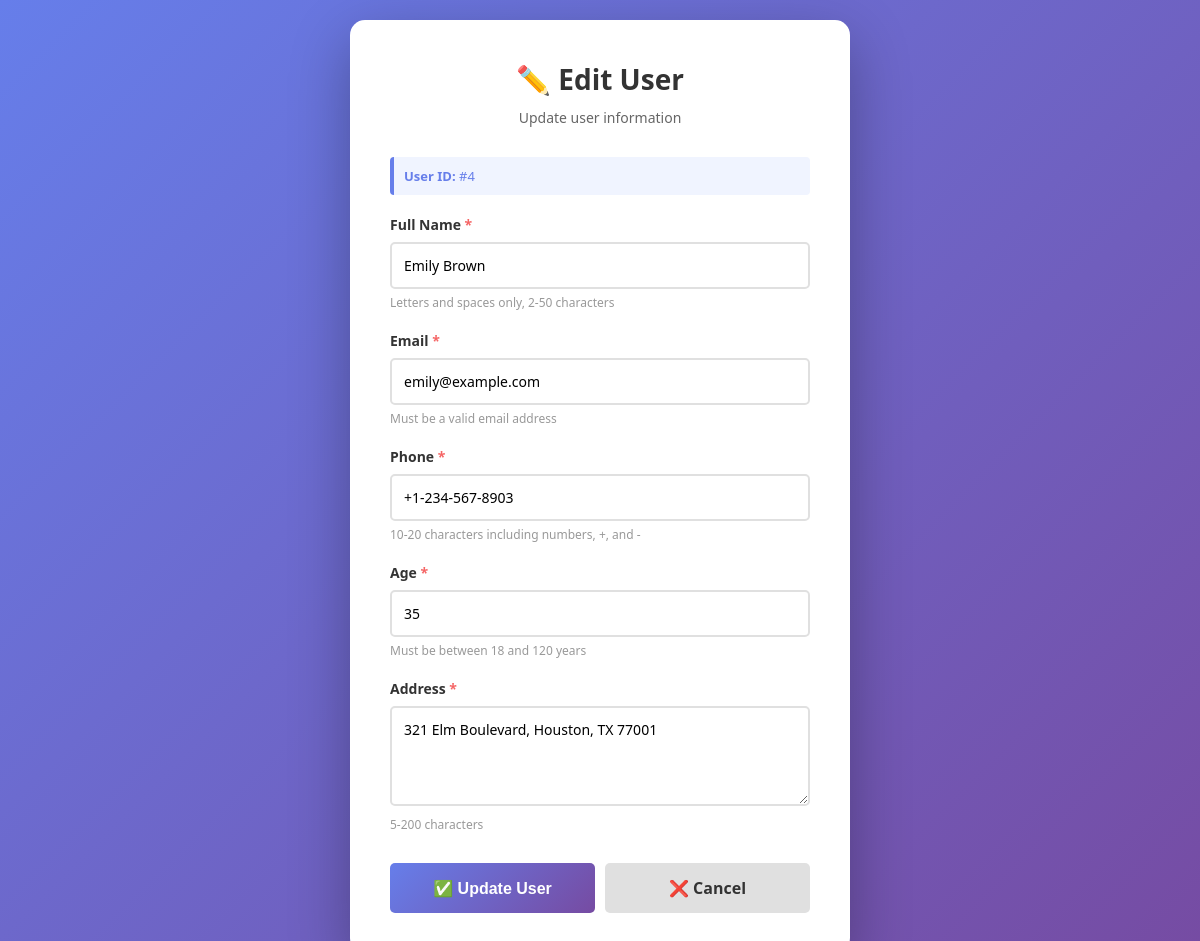
The app's page /edit.php?id=4 with its own data.
### tables this page shows
CREATE TABLE IF NOT EXISTS users (
    id INT AUTO_INCREMENT PRIMARY KEY,
    name VARCHAR(50) NOT NULL,
    email VARCHAR(100) NOT NULL UNIQUE,
    phone VARCHAR(20) NOT NULL,
    age INT NOT NULL CHECK (age >= 18 AND age <= 120),
    address VARCHAR(200) NOT NULL,
    created_at TIMESTAMP DEFAULT CURRENT_TIMESTAMP,
    updated_at TIMESTAMP DEFAULT CURRENT_TIMESTAMP ON UPDATE CURRENT_TIMESTAMP,
    
     
    INDEX idx_email (email),
    INDEX idx_name (name),
    INDEX idx_phone (phone),
    INDEX idx_created_at (created_at)
);

### config.php (called while the page is built, shortened)
<?php
class User {
    private $pdo;
    public function __construct($pdo) {
        $this->pdo = $pdo;
    }
    public function getById($id) {
        try {
            $sql = "SELECT * FROM users WHERE id = ?";
            $stmt = $this->pdo->prepare($sql);
            $stmt->execute([$id]);
            return $stmt->fetch();
        } catch (PDOException $e) {
            return null;
        }
    }
}
?>

### edit.php (the view, shortened to what this page needs)
<?php
require_once 'config.php';
$user_obj = new User($pdo);
$errors = [];
$formData = [];
$userId = $_GET['id'] ?? null;
$user = $user_obj->getById($userId);
if ($_SERVER['REQUEST_METHOD'] === 'POST') {
    $formData = [
        'name' => $_POST['name'] ?? '',
        'email' => $_POST['email'] ?? '',
        'phone' => $_POST['phone'] ?? '',
        'age' => $_POST['age'] ?? '',
        'address' => $_POST['address'] ?? ''
    ];
    $result = $user_obj->update($userId, $formData);
    if ($result['valid']) {
        $_SESSION['message'] = $result['message'];
        header('Location: index.php');
        exit;
    } else {
        $errors[] = $result['error'];
    }
} else {
    $formData = $user;
}
?>
<!DOCTYPE html>
<html lang="en">
<head>
</head>
<body>
    <div class="container">
        <div class="header">
            <h1>✏️ Edit User</h1>
            <p>Update user information</p>
        </div>
        <div class="user-id">
            <strong>User ID:</strong> #<?php echo htmlspecialchars($userId); ?>
        </div>
        <form method="POST" novalidate>
            <div class="form-group">
                <label for="name">Full Name <span class="required">*</span></label>
                <input
                    type="text"
                    id="name"
                    name="name"
                    value="<?php echo htmlspecialchars($formData['name'] ?? ''); ?>"
                    placeholder="John Doe"
                    required
                >
                <div class="form-hint">Letters and spaces only, 2-50 characters</div>
            </div>
            <div class="form-group">
                <label for="email">Email <span class="required">*</span></label>
                <input
                    type="email"
                    id="email"
                    name="email"
                    value="<?php echo htmlspecialchars($formData['email'] ?? ''); ?>"
                    placeholder="john@example.com"
                    required
                >
                <div class="form-hint">Must be a valid email address</div>
            </div>
            <div class="form-group">
                <label for="phone">Phone <span class="required">*</span></label>
                <input
                    type="tel"
                    id="phone"
                    name="phone"
                    value="<?php echo htmlspecialchars($formData['phone'] ?? ''); ?>"
                    placeholder="+1-234-567-8900"
                    required
                >
                <div class="form-hint">10-20 characters including numbers, +, and -</div>
            </div>
            <div class="form-group">
                <label for="age">Age <span class="required">*</span></label>
                <input
                    type="number"
                    id="age"
                    name="age"
                    value="<?php echo htmlspecialchars($formData['age'] ?? ''); ?>"
                    placeholder="25"
                    min="18"
                    max="120"
                    required
                >
                <div class="form-hint">Must be between 18 and 120 years</div>
            </div>
            <div class="form-group">
                <label for="address">Address <span class="required">*</span></label>
                <textarea
                    id="address"
                    name="address"
                    placeholder="123 Main Street, City, Country"
                    required
                ><?php echo htmlspecialchars($formData['address'] ?? ''); ?></textarea>
                <div class="form-hint">5-200 characters</div>
            </div>
            <div class="form-actions">
                <button type="submit" class="btn-submit">✅ Update User</button>
                <a href="index.php" class="btn btn-cancel">❌ Cancel</a>
            </div>
        </form>
    </div>
</body>
</html>

### edit.php (style rules this page uses)
* { margin: 0; padding: 0; box-sizing: border-box; }
body { font-family: 'Segoe UI', Tahoma, Geneva, Verdana, sans-serif; background: linear-gradient(135deg, #667eea 0%, #764ba2 100%); min-height: 100vh; padding: 20px; display: flex; justify-content: center; align-items: center; }
.container { background: white; border-radius: 15px; box-shadow: 0 20px 60px rgba(0, 0, 0, 0.3); max-width: 500px; width: 100%; padding: 40px; animation: slideIn 0.4s ease-out; }
.header { margin-bottom: 30px; text-align: center; }
.header h1 { color: #333; font-size: 28px; margin-bottom: 10px; }
.header p { color: #666; font-size: 14px; }
.user-id { background: #f0f4ff; border-left: 4px solid #667eea; padding: 10px; border-radius: 4px; margin-bottom: 20px; font-size: 13px; color: #667eea; }
.form-group { margin-bottom: 20px; }
label { display: block; margin-bottom: 8px; color: #333; font-weight: 600; font-size: 14px; }
input, textarea { width: 100%; padding: 12px; border: 2px solid #e0e0e0; border-radius: 5px; font-size: 14px; font-family: inherit; transition: all 0.3s; }
textarea { resize: vertical; min-height: 100px; }
.form-hint { font-size: 12px; color: #999; margin-top: 5px; }
.form-actions { display: flex; gap: 10px; margin-top: 30px; }
button, .btn { flex: 1; padding: 14px; border: none; border-radius: 5px; font-size: 16px; font-weight: 600; cursor: pointer; transition: all 0.3s; text-decoration: none; display: inline-flex; align-items: center; justify-content: center; gap: 8px; }
.btn-submit { background: linear-gradient(135deg, #667eea 0%, #764ba2 100%); color: white; }
.btn-cancel { background: #e0e0e0; color: #333; text-decoration: none; }
.required { color: #f56565; }

### records on screen
users: name "Emily Brown", email "emily@example.com", phone "+1-234-567-8903", age "35", address "321 Elm Boulevard, Houston, TX 77001"

### other values on screen
$userId "4"
